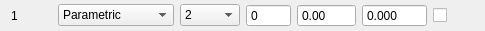
<?xml version="1.0" encoding="UTF-8"?>
<ui version="4.0">
 <class>EqItem</class>
 <widget class="QWidget" name="EqItem">
  <property name="geometry">
   <rect>
    <x>0</x>
    <y>0</y>
    <width>485</width>
    <height>31</height>
   </rect>
  </property>
  <property name="maximumSize">
   <size>
    <width>501</width>
    <height>16777215</height>
   </size>
  </property>
  <property name="windowTitle">
   <string>Form</string>
  </property>
  <layout class="QHBoxLayout" name="horizontalLayout">
   <property name="topMargin">
    <number>3</number>
   </property>
   <property name="bottomMargin">
    <number>3</number>
   </property>
   <item>
    <widget class="QLabel" name="label">
     <property name="text">
      <string>1</string>
     </property>
    </widget>
   </item>
   <item>
    <widget class="QComboBox" name="type">
     <property name="maximumSize">
      <size>
       <width>120</width>
       <height>16777215</height>
      </size>
     </property>
     <item>
      <property name="text">
       <string>Parametric</string>
      </property>
     </item>
     <item>
      <property name="text">
       <string>Bass Shelf</string>
      </property>
     </item>
     <item>
      <property name="text">
       <string>Treble Shelf</string>
      </property>
     </item>
     <item>
      <property name="text">
       <string>Phase Changer</string>
      </property>
     </item>
     <item>
      <property name="text">
       <string>Lowpass LR</string>
      </property>
     </item>
     <item>
      <property name="text">
       <string>Highpass LR</string>
      </property>
     </item>
     <item>
      <property name="text">
       <string>Lowpass BW</string>
      </property>
     </item>
     <item>
      <property name="text">
       <string>Highpass BW</string>
      </property>
     </item>
     <item>
      <property name="text">
       <string>Bandpass</string>
      </property>
     </item>
     <item>
      <property name="text">
       <string>Bypass</string>
      </property>
     </item>
    </widget>
   </item>
   <item>
    <widget class="QComboBox" name="Order">
     <property name="minimumSize">
      <size>
       <width>60</width>
       <height>0</height>
      </size>
     </property>
     <property name="maximumSize">
      <size>
       <width>60</width>
       <height>16777215</height>
      </size>
     </property>
     <item>
      <property name="text">
       <string>2</string>
      </property>
     </item>
    </widget>
   </item>
   <item>
    <widget class="QDoubleSpinBox" name="spinBox_fc">
     <property name="maximumSize">
      <size>
       <width>80</width>
       <height>16777215</height>
      </size>
     </property>
     <property name="buttonSymbols">
      <enum>QAbstractSpinBox::NoButtons</enum>
     </property>
     <property name="decimals">
      <number>0</number>
     </property>
     <property name="maximum">
      <double>20000.000000000000000</double>
     </property>
    </widget>
   </item>
   <item>
    <widget class="QDoubleSpinBox" name="spinBox_gain">
     <property name="maximumSize">
      <size>
       <width>80</width>
       <height>16777215</height>
      </size>
     </property>
     <property name="buttonSymbols">
      <enum>QAbstractSpinBox::NoButtons</enum>
     </property>
     <property name="decimals">
      <number>2</number>
     </property>
     <property name="minimum">
      <double>-1000.000000000000000</double>
     </property>
     <property name="maximum">
      <double>1000.000000000000000</double>
     </property>
    </widget>
   </item>
   <item>
    <widget class="QDoubleSpinBox" name="spinBox_q">
     <property name="maximumSize">
      <size>
       <width>80</width>
       <height>16777215</height>
      </size>
     </property>
     <property name="buttonSymbols">
      <enum>QAbstractSpinBox::NoButtons</enum>
     </property>
     <property name="decimals">
      <number>3</number>
     </property>
     <property name="minimum">
      <double>-1000.000000000000000</double>
     </property>
     <property name="maximum">
      <double>1000.990000000000009</double>
     </property>
    </widget>
   </item>
   <item>
    <widget class="QCheckBox" name="selectedBtn">
     <property name="text">
      <string/>
     </property>
    </widget>
   </item>
  </layout>
 </widget>
 <resources/>
 <connections/>
</ui>
